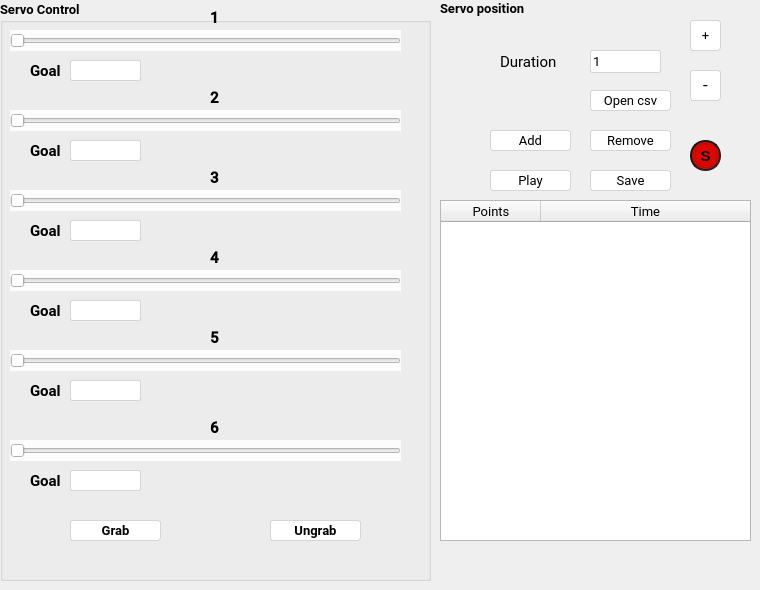
    <widget class="QWidget" name="tab">
     <attribute name="title">
      <string>Manual</string>
     </attribute>
     <widget class="QGroupBox" name="groupBox_3">
      <property name="geometry">
       <rect>
        <x>0</x>
        <y>0</y>
        <width>431</width>
        <height>581</height>
       </rect>
      </property>
      <property name="font">
       <font>
        <family>Roboto</family>
        <pointsize>10</pointsize>
        <weight>75</weight>
        <bold>true</bold>
       </font>
      </property>
      <property name="styleSheet">
       <string notr="true">QGroupBox {
    border: none;
	background-color: rgb(252, 252, 252);
}
```</string>
      </property>
      <property name="title">
       <string>Servo Control</string>
      </property>
      <widget class="QSlider" name="Slider_one">
       <property name="geometry">
        <rect>
         <x>10</x>
         <y>30</y>
         <width>391</width>
         <height>21</height>
        </rect>
       </property>
       <property name="sizePolicy">
        <sizepolicy hsizetype="Fixed" vsizetype="Fixed">
         <horstretch>0</horstretch>
         <verstretch>0</verstretch>
        </sizepolicy>
       </property>
       <property name="styleSheet">
        <string notr="true">background-color: rgb(252, 252, 252);</string>
       </property>
       <property name="maximum">
        <number>4000</number>
       </property>
       <property name="orientation">
        <enum>Qt::Horizontal</enum>
       </property>
      </widget>
      <widget class="QSlider" name="Slider_two">
       <property name="geometry">
        <rect>
         <x>10</x>
         <y>110</y>
         <width>391</width>
         <height>21</height>
        </rect>
       </property>
       <property name="styleSheet">
        <string notr="true">background-color: rgb(252, 252, 252);</string>
       </property>
       <property name="maximum">
        <number>4000</number>
       </property>
       <property name="orientation">
        <enum>Qt::Horizontal</enum>
       </property>
      </widget>
      <widget class="QSlider" name="Slider_four">
       <property name="geometry">
        <rect>
         <x>10</x>
         <y>270</y>
         <width>391</width>
         <height>21</height>
        </rect>
       </property>
       <property name="styleSheet">
        <string notr="true">background-color: rgb(252, 252, 252);</string>
       </property>
       <property name="maximum">
        <number>4000</number>
       </property>
       <property name="orientation">
        <enum>Qt::Horizontal</enum>
       </property>
      </widget>
      <widget class="QSlider" name="Slider_five">
       <property name="geometry">
        <rect>
         <x>10</x>
         <y>350</y>
         <width>391</width>
         <height>21</height>
        </rect>
       </property>
       <property name="styleSheet">
        <string notr="true">background-color: rgb(252, 252, 252);</string>
       </property>
       <property name="maximum">
        <number>4000</number>
       </property>
       <property name="orientation">
        <enum>Qt::Horizontal</enum>
       </property>
      </widget>
      <widget class="QSlider" name="Slider_three">
       <property name="geometry">
        <rect>
         <x>10</x>
         <y>190</y>
         <width>391</width>
         <height>21</height>
        </rect>
       </property>
       <property name="styleSheet">
        <string notr="true">background-color: rgb(252, 252, 252);</string>
       </property>
       <property name="maximum">
        <number>4000</number>
       </property>
       <property name="orientation">
        <enum>Qt::Horizontal</enum>
       </property>
      </widget>
      <widget class="QLabel" name="label_five">
       <property name="geometry">
        <rect>
         <x>210</x>
         <y>330</y>
         <width>41</width>
         <height>16</height>
        </rect>
       </property>
       <property name="sizePolicy">
        <sizepolicy hsizetype="Expanding" vsizetype="Expanding">
         <horstretch>0</horstretch>
         <verstretch>0</verstretch>
        </sizepolicy>
       </property>
       <property name="font">
        <font>
         <family>Roboto Medium</family>
         <pointsize>11</pointsize>
        </font>
       </property>
       <property name="text">
        <string>5</string>
       </property>
      </widget>
      <widget class="QLabel" name="label_one">
       <property name="geometry">
        <rect>
         <x>210</x>
         <y>10</y>
         <width>41</width>
         <height>16</height>
        </rect>
       </property>
       <property name="sizePolicy">
        <sizepolicy hsizetype="Expanding" vsizetype="Expanding">
         <horstretch>0</horstretch>
         <verstretch>0</verstretch>
        </sizepolicy>
       </property>
       <property name="font">
        <font>
         <family>Roboto Medium</family>
         <pointsize>11</pointsize>
        </font>
       </property>
       <property name="text">
        <string>1</string>
       </property>
      </widget>
      <widget class="QLabel" name="label_two">
       <property name="geometry">
        <rect>
         <x>210</x>
         <y>90</y>
         <width>41</width>
         <height>16</height>
        </rect>
       </property>
       <property name="sizePolicy">
        <sizepolicy hsizetype="Expanding" vsizetype="Expanding">
         <horstretch>0</horstretch>
         <verstretch>0</verstretch>
        </sizepolicy>
       </property>
       <property name="font">
        <font>
         <family>Roboto Medium</family>
         <pointsize>11</pointsize>
        </font>
       </property>
       <property name="text">
        <string>2</string>
       </property>
      </widget>
      <widget class="QLabel" name="label_three">
       <property name="geometry">
        <rect>
         <x>210</x>
         <y>170</y>
         <width>41</width>
         <height>16</height>
        </rect>
       </property>
       <property name="sizePolicy">
        <sizepolicy hsizetype="Expanding" vsizetype="Expanding">
         <horstretch>0</horstretch>
         <verstretch>0</verstretch>
        </sizepolicy>
       </property>
       <property name="font">
        <font>
         <family>Roboto Medium</family>
         <pointsize>11</pointsize>
        </font>
       </property>
       <property name="text">
        <string>3</string>
       </property>
      </widget>
      <widget class="QLabel" name="label_four">
       <property name="geometry">
        <rect>
         <x>210</x>
         <y>250</y>
         <width>41</width>
         <height>16</height>
        </rect>
       </property>
       <property name="sizePolicy">
        <sizepolicy hsizetype="Expanding" vsizetype="Expanding">
         <horstretch>0</horstretch>
         <verstretch>0</verstretch>
        </sizepolicy>
       </property>
       <property name="font">
        <font>
         <family>Roboto Medium</family>
         <pointsize>11</pointsize>
        </font>
       </property>
       <property name="text">
        <string>4</string>
       </property>
      </widget>
      <widget class="QLabel" name="labelGoal_one">
       <property name="geometry">
        <rect>
         <x>30</x>
         <y>60</y>
         <width>41</width>
         <height>21</height>
        </rect>
       </property>
       <property name="sizePolicy">
        <sizepolicy hsizetype="Expanding" vsizetype="Expanding">
         <horstretch>0</horstretch>
         <verstretch>0</verstretch>
        </sizepolicy>
       </property>
       <property name="minimumSize">
        <size>
         <width>41</width>
         <height>21</height>
        </size>
       </property>
       <property name="font">
        <font>
         <family>Roboto</family>
         <pointsize>11</pointsize>
        </font>
       </property>
       <property name="text">
        <string>Goal</string>
       </property>
       <property name="textFormat">
        <enum>Qt::AutoText</enum>
       </property>
      </widget>
      <widget class="QLabel" name="labelGoal_two">
       <property name="geometry">
        <rect>
         <x>30</x>
         <y>140</y>
         <width>41</width>
         <height>21</height>
        </rect>
       </property>
       <property name="sizePolicy">
        <sizepolicy hsizetype="Expanding" vsizetype="Expanding">
         <horstretch>0</horstretch>
         <verstretch>0</verstretch>
        </sizepolicy>
       </property>
       <property name="minimumSize">
        <size>
         <width>41</width>
         <height>21</height>
        </size>
       </property>
       <property name="font">
        <font>
         <family>Roboto</family>
         <pointsize>11</pointsize>
        </font>
       </property>
       <property name="text">
        <string>Goal</string>
       </property>
       <property name="textFormat">
        <enum>Qt::AutoText</enum>
       </property>
      </widget>
      <widget class="QLabel" name="labelGoal_three">
       <property name="geometry">
        <rect>
         <x>30</x>
         <y>220</y>
         <width>41</width>
         <height>21</height>
        </rect>
       </property>
       <property name="sizePolicy">
        <sizepolicy hsizetype="Expanding" vsizetype="Expanding">
         <horstretch>0</horstretch>
         <verstretch>0</verstretch>
        </sizepolicy>
       </property>
       <property name="minimumSize">
        <size>
         <width>41</width>
         <height>21</height>
        </size>
       </property>
       <property name="font">
        <font>
         <family>Roboto</family>
         <pointsize>11</pointsize>
        </font>
       </property>
       <property name="text">
        <string>Goal</string>
       </property>
       <property name="textFormat">
        <enum>Qt::AutoText</enum>
       </property>
      </widget>
      <widget class="QLabel" name="labelGoal_four">
       <property name="geometry">
        <rect>
         <x>30</x>
         <y>300</y>
         <width>41</width>
         <height>21</height>
        </rect>
       </property>
       <property name="sizePolicy">
        <sizepolicy hsizetype="Expanding" vsizetype="Expanding">
         <horstretch>0</horstretch>
         <verstretch>0</verstretch>
        </sizepolicy>
       </property>
       <property name="minimumSize">
        <size>
         <width>41</width>
         <height>21</height>
        </size>
       </property>
       <property name="font">
        <font>
         <family>Roboto</family>
         <pointsize>11</pointsize>
        </font>
       </property>
       <property name="text">
        <string>Goal</string>
       </property>
       <property name="textFormat">
        <enum>Qt::AutoText</enum>
       </property>
      </widget>
      <widget class="QLabel" name="labelGoal_five">
       <property name="geometry">
        <rect>
         <x>30</x>
         <y>380</y>
         <width>41</width>
         <height>21</height>
        </rect>
       </property>
       <property name="sizePolicy">
        <sizepolicy hsizetype="Expanding" vsizetype="Expanding">
         <horstretch>0</horstretch>
         <verstretch>0</verstretch>
        </sizepolicy>
       </property>
       <property name="minimumSize">
        <size>
         <width>41</width>
         <height>21</height>
        </size>
       </property>
       <property name="font">
        <font>
         <family>Roboto</family>
         <pointsize>11</pointsize>
        </font>
       </property>
       <property name="text">
        <string>Goal</string>
       </property>
       <property name="textFormat">
        <enum>Qt::AutoText</enum>
       </property>
      </widget>
      <widget class="QLineEdit" name="Goal_one">
       <property name="geometry">
        <rect>
         <x>70</x>
         <y>60</y>
         <width>71</width>
         <height>21</height>
        </rect>
       </property>
       <property name="sizePolicy">
        <sizepolicy hsizetype="Expanding" vsizetype="Expanding">
         <horstretch>0</horstretch>
         <verstretch>0</verstretch>
        </sizepolicy>
       </property>
       <property name="font">
        <font>
         <family>Roboto</family>
         <pointsize>10</pointsize>
        </font>
       </property>
       <property name="styleSheet">
        <string notr="true">QLineEdit {
    border: 1px solid rgb(213, 213, 213);
   	border-radius: 2px; 
	background-color: rgb(255, 255, 255);
}
	
</string>
       </property>
      </widget>
      <widget class="QLineEdit" name="Goal_two">
       <property name="geometry">
        <rect>
         <x>70</x>
         <y>140</y>
         <width>71</width>
         <height>21</height>
        </rect>
       </property>
       <property name="sizePolicy">
        <sizepolicy hsizetype="Expanding" vsizetype="Expanding">
         <horstretch>0</horstretch>
         <verstretch>0</verstretch>
        </sizepolicy>
       </property>
       <property name="font">
        <font>
         <family>Roboto</family>
         <pointsize>10</pointsize>
        </font>
       </property>
       <property name="styleSheet">
        <string notr="true">QLineEdit {
    border: 1px solid rgb(213, 213, 213);
   	border-radius: 2px; 
	background-color: rgb(255, 255, 255);
}
	
</string>
       </property>
      </widget>
      <widget class="QLineEdit" name="Goal_three">
       <property name="geometry">
        <rect>
         <x>70</x>
         <y>220</y>
         <width>71</width>
         <height>21</height>
        </rect>
       </property>
       <property name="sizePolicy">
        <sizepolicy hsizetype="Expanding" vsizetype="Expanding">
         <horstretch>0</horstretch>
         <verstretch>0</verstretch>
        </sizepolicy>
       </property>
       <property name="font">
        <font>
         <family>Roboto</family>
         <pointsize>10</pointsize>
        </font>
       </property>
       <property name="styleSheet">
        <string notr="true">QLineEdit {
    border: 1px solid rgb(213, 213, 213);
   	border-radius: 2px; 
	background-color: rgb(255, 255, 255);
}
	
</string>
       </property>
      </widget>
      <widget class="QLineEdit" name="Goal_four">
       <property name="geometry">
        <rect>
         <x>70</x>
         <y>300</y>
         <width>71</width>
         <height>21</height>
        </rect>
       </property>
       <property name="sizePolicy">
        <sizepolicy hsizetype="Expanding" vsizetype="Expanding">
         <horstretch>0</horstretch>
         <verstretch>0</verstretch>
        </sizepolicy>
       </property>
       <property name="font">
        <font>
         <family>Roboto</family>
         <pointsize>10</pointsize>
        </font>
       </property>
       <property name="styleSheet">
        <string notr="true">QLineEdit {
    border: 1px solid rgb(213, 213, 213);
   	border-radius: 2px; 
	background-color: rgb(255, 255, 255);
}
	
</string>
       </property>
      </widget>
      <widget class="QLineEdit" name="Goal_five">
       <property name="geometry">
        <rect>
         <x>70</x>
         <y>380</y>
         <width>71</width>
         <height>21</height>
        </rect>
       </property>
       <property name="sizePolicy">
        <sizepolicy hsizetype="Expanding" vsizetype="Expanding">
         <horstretch>0</horstretch>
         <verstretch>0</verstretch>
        </sizepolicy>
       </property>
       <property name="font">
        <font>
         <family>Roboto</family>
         <pointsize>10</pointsize>
        </font>
       </property>
       <property name="styleSheet">
        <string notr="true">QLineEdit {
    border: 1px solid rgb(213, 213, 213);
   	border-radius: 2px; 
	background-color: rgb(255, 255, 255);
}
	
</string>
       </property>
      </widget>
      <widget class="QSlider" name="Slider_six">
       <property name="geometry">
        <rect>
         <x>10</x>
         <y>440</y>
         <width>391</width>
         <height>21</height>
        </rect>
       </property>
       <property name="styleSheet">
        <string notr="true">background-color: rgb(252, 252, 252);</string>
       </property>
       <property name="maximum">
        <number>4000</number>
       </property>
       <property name="orientation">
        <enum>Qt::Horizontal</enum>
       </property>
      </widget>
      <widget class="QLabel" name="label_six">
       <property name="geometry">
        <rect>
         <x>210</x>
         <y>420</y>
         <width>41</width>
         <height>16</height>
        </rect>
       </property>
       <property name="sizePolicy">
        <sizepolicy hsizetype="Expanding" vsizetype="Expanding">
         <horstretch>0</horstretch>
         <verstretch>0</verstretch>
        </sizepolicy>
       </property>
       <property name="font">
        <font>
         <family>Roboto Medium</family>
         <pointsize>11</pointsize>
        </font>
       </property>
       <property name="text">
        <string>6</string>
       </property>
      </widget>
      <widget class="QLabel" name="labelGoal_six">
       <property name="geometry">
        <rect>
         <x>30</x>
         <y>470</y>
         <width>41</width>
         <height>21</height>
        </rect>
       </property>
       <property name="sizePolicy">
        <sizepolicy hsizetype="Expanding" vsizetype="Expanding">
         <horstretch>0</horstretch>
         <verstretch>0</verstretch>
        </sizepolicy>
       </property>
       <property name="minimumSize">
        <size>
         <width>41</width>
         <height>21</height>
        </size>
       </property>
       <property name="font">
        <font>
         <family>Roboto</family>
         <pointsize>11</pointsize>
        </font>
       </property>
       <property name="text">
        <string>Goal</string>
       </property>
       <property name="textFormat">
        <enum>Qt::AutoText</enum>
       </property>
      </widget>
      <widget class="QLineEdit" name="Goal_six">
       <property name="geometry">
        <rect>
         <x>70</x>
         <y>470</y>
         <width>71</width>
         <height>21</height>
        </rect>
       </property>
       <property name="sizePolicy">
        <sizepolicy hsizetype="Expanding" vsizetype="Expanding">
         <horstretch>0</horstretch>
         <verstretch>0</verstretch>
        </sizepolicy>
       </property>
       <property name="font">
        <font>
         <family>Roboto</family>
         <pointsize>10</pointsize>
        </font>
       </property>
       <property name="styleSheet">
        <string notr="true">QLineEdit {
    border: 1px solid rgb(213, 213, 213);
   	border-radius: 2px; 
	background-color: rgb(255, 255, 255);
}
	
</string>
       </property>
      </widget>
      <widget class="QPushButton" name="ButtonGRAB">
       <property name="geometry">
        <rect>
         <x>70</x>
         <y>520</y>
         <width>91</width>
         <height>21</height>
        </rect>
       </property>
       <property name="sizePolicy">
        <sizepolicy hsizetype="Expanding" vsizetype="Expanding">
         <horstretch>0</horstretch>
         <verstretch>0</verstretch>
        </sizepolicy>
       </property>
       <property name="font">
        <font>
         <family>Roboto</family>
         <pointsize>10</pointsize>
        </font>
       </property>
       <property name="styleSheet">
        <string notr="true">QPushButton {
    border: 1px solid rgb(213, 213, 213);
    border-radius: 3px; 
	background-color: rgb(255, 255, 255);
}
	
QPushButton:hover {
    background-color: rgba(0, 0, 0, 0.1);
}</string>
       </property>
       <property name="text">
        <string>Grab</string>
       </property>
       <property name="autoDefault">
        <bool>true</bool>
       </property>
      </widget>
      <widget class="QPushButton" name="ButtonUNGRAB">
       <property name="geometry">
        <rect>
         <x>270</x>
         <y>520</y>
         <width>91</width>
         <height>21</height>
        </rect>
       </property>
       <property name="sizePolicy">
        <sizepolicy hsizetype="Expanding" vsizetype="Expanding">
         <horstretch>0</horstretch>
         <verstretch>0</verstretch>
        </sizepolicy>
       </property>
       <property name="font">
        <font>
         <family>Roboto</family>
         <pointsize>10</pointsize>
        </font>
       </property>
       <property name="styleSheet">
        <string notr="true">QPushButton {
    border: 1px solid rgb(213, 213, 213);
    border-radius: 3px; 
	background-color: rgb(255, 255, 255);
}
	
QPushButton:hover {
    background-color: rgba(0, 0, 0, 0.1);
}</string>
       </property>
       <property name="text">
        <string>Ungrab</string>
       </property>
       <property name="autoDefault">
        <bool>true</bool>
       </property>
      </widget>
     </widget>
     <widget class="QLabel" name="ServoPosition">
      <property name="geometry">
       <rect>
        <x>440</x>
        <y>0</y>
        <width>251</width>
        <height>16</height>
       </rect>
      </property>
      <property name="font">
       <font>
        <family>Roboto</family>
        <pointsize>10</pointsize>
        <weight>75</weight>
        <bold>true</bold>
       </font>
      </property>
      <property name="text">
       <string>Servo position</string>
      </property>
     </widget>
     <widget class="QLineEdit" name="durationValue">
      <property name="geometry">
       <rect>
        <x>590</x>
        <y>50</y>
        <width>71</width>
        <height>23</height>
       </rect>
      </property>
      <property name="sizePolicy">
       <sizepolicy hsizetype="Expanding" vsizetype="Expanding">
        <horstretch>0</horstretch>
        <verstretch>0</verstretch>
       </sizepolicy>
      </property>
      <property name="font">
       <font>
        <family>Roboto</family>
        <pointsize>10</pointsize>
       </font>
      </property>
      <property name="styleSheet">
       <string notr="true">QLineEdit {
    border: 1px solid rgb(213, 213, 213);
   	border-radius: 2px; 
	background-color: rgb(255, 255, 255);
}
	
</string>
      </property>
      <property name="text">
       <string>1</string>
      </property>
     </widget>
     <widget class="QLabel" name="labelGoal_11">
      <property name="geometry">
       <rect>
        <x>500</x>
        <y>50</y>
        <width>71</width>
        <height>23</height>
       </rect>
      </property>
      <property name="sizePolicy">
       <sizepolicy hsizetype="Expanding" vsizetype="Expanding">
        <horstretch>0</horstretch>
        <verstretch>0</verstretch>
       </sizepolicy>
      </property>
      <property name="font">
       <font>
        <family>Roboto</family>
        <pointsize>11</pointsize>
        <weight>50</weight>
        <bold>false</bold>
       </font>
      </property>
      <property name="text">
       <string>Duration</string>
      </property>
      <property name="textFormat">
       <enum>Qt::AutoText</enum>
      </property>
     </widget>
     <widget class="QPushButton" name="ButtonPlus">
      <property name="geometry">
       <rect>
        <x>690</x>
        <y>20</y>
        <width>31</width>
        <height>31</height>
       </rect>
      </property>
      <property name="sizePolicy">
       <sizepolicy hsizetype="Expanding" vsizetype="Expanding">
        <horstretch>0</horstretch>
        <verstretch>0</verstretch>
       </sizepolicy>
      </property>
      <property name="font">
       <font>
        <family>Roboto</family>
        <pointsize>10</pointsize>
       </font>
      </property>
      <property name="styleSheet">
       <string notr="true">QPushButton {
    border: 1px solid rgb(213, 213, 213);
    border-radius: 3px; 
	background-color: rgb(255, 255, 255);
}
	
QPushButton:hover {
    background-color: rgba(0, 0, 0, 0.1);
}</string>
      </property>
      <property name="text">
       <string>+</string>
      </property>
      <property name="autoDefault">
       <bool>true</bool>
      </property>
     </widget>
     <widget class="QPushButton" name="ButtonMinus">
      <property name="geometry">
       <rect>
        <x>690</x>
        <y>70</y>
        <width>31</width>
        <height>31</height>
       </rect>
      </property>
      <property name="sizePolicy">
       <sizepolicy hsizetype="Expanding" vsizetype="Expanding">
        <horstretch>0</horstretch>
        <verstretch>0</verstretch>
       </sizepolicy>
      </property>
      <property name="font">
       <font>
        <family>Roboto</family>
        <pointsize>13</pointsize>
       </font>
      </property>
      <property name="styleSheet">
       <string notr="true">QPushButton {
    border: 1px solid rgb(213, 213, 213);
    border-radius: 3px; 
	background-color: rgb(255, 255, 255);
}
	
QPushButton:hover {
    background-color: rgba(0, 0, 0, 0.1);
}</string>
      </property>
      <property name="text">
       <string>-</string>
      </property>
      <property name="autoDefault">
       <bool>true</bool>
      </property>
     </widget>
     <widget class="QPushButton" name="ButtonAdd">
      <property name="geometry">
       <rect>
        <x>490</x>
        <y>130</y>
        <width>81</width>
        <height>21</height>
       </rect>
      </property>
      <property name="sizePolicy">
       <sizepolicy hsizetype="Expanding" vsizetype="Expanding">
        <horstretch>0</horstretch>
        <verstretch>0</verstretch>
       </sizepolicy>
      </property>
      <property name="font">
       <font>
        <family>Roboto</family>
        <pointsize>10</pointsize>
       </font>
      </property>
      <property name="styleSheet">
       <string notr="true">QPushButton {
    border: 1px solid rgb(213, 213, 213);
    border-radius: 3px; 
	background-color: rgb(255, 255, 255);
}
QPushButton:hover {
    background-color: rgba(0, 0, 0, 0.1);
}
	
</string>
      </property>
      <property name="text">
       <string>Add</string>
      </property>
      <property name="autoDefault">
       <bool>true</bool>
      </property>
     </widget>
     <widget class="QPushButton" name="ButtonPlay">
      <property name="geometry">
       <rect>
        <x>490</x>
        <y>170</y>
        <width>81</width>
        <height>21</height>
       </rect>
      </property>
      <property name="sizePolicy">
       <sizepolicy hsizetype="Expanding" vsizetype="Expanding">
        <horstretch>0</horstretch>
        <verstretch>0</verstretch>
       </sizepolicy>
      </property>
      <property name="font">
       <font>
        <family>Roboto</family>
        <pointsize>10</pointsize>
       </font>
      </property>
      <property name="styleSheet">
       <string notr="true">QPushButton {
    border: 1px solid rgb(213, 213, 213);
    border-radius: 3px; 
	background-color: rgb(255, 255, 255);
}
	QPushButton:hover {
    background-color: rgba(0, 0, 0, 0.1);
}
</string>
      </property>
      <property name="text">
       <string>Play</string>
      </property>
      <property name="autoDefault">
       <bool>true</bool>
      </property>
     </widget>
     <widget class="QPushButton" name="ButtonRemove">
      <property name="geometry">
       <rect>
        <x>590</x>
        <y>130</y>
        <width>81</width>
        <height>21</height>
       </rect>
      </property>
      <property name="sizePolicy">
       <sizepolicy hsizetype="Expanding" vsizetype="Expanding">
        <horstretch>0</horstretch>
        <verstretch>0</verstretch>
       </sizepolicy>
      </property>
      <property name="font">
       <font>
        <family>Roboto</family>
        <pointsize>10</pointsize>
       </font>
      </property>
      <property name="styleSheet">
       <string notr="true">QPushButton {
    border: 1px solid rgb(213, 213, 213);
    border-radius: 3px; 
	background-color: rgb(255, 255, 255);
}
	
QPushButton:hover {
    background-color: rgba(0, 0, 0, 0.1);
}</string>
      </property>
      <property name="text">
       <string>Remove</string>
      </property>
      <property name="autoDefault">
       <bool>true</bool>
      </property>
     </widget>
     <widget class="QTableWidget" name="servPos">
      <property name="geometry">
       <rect>
        <x>440</x>
        <y>200</y>
        <width>311</width>
        <height>341</height>
       </rect>
      </property>
      <property name="sizePolicy">
       <sizepolicy hsizetype="Fixed" vsizetype="Fixed">
        <horstretch>0</horstretch>
        <verstretch>0</verstretch>
       </sizepolicy>
      </property>
      <property name="font">
       <font>
        <family>Roboto</family>
        <pointsize>10</pointsize>
       </font>
      </property>
      <property name="styleSheet">
       <string notr="true">QTableWidget {
    border: none;
	background-color: rgb(252, 252, 252);
}
```</string>
      </property>
      <attribute name="horizontalHeaderStretchLastSection">
       <bool>true</bool>
      </attribute>
      <column>
       <property name="text">
        <string>Points</string>
       </property>
       <property name="font">
        <font>
         <family>Roboto</family>
         <pointsize>10</pointsize>
        </font>
       </property>
      </column>
      <column>
       <property name="text">
        <string>Time</string>
       </property>
       <property name="font">
        <font>
         <family>Roboto</family>
         <pointsize>10</pointsize>
        </font>
       </property>
      </column>
     </widget>
     <widget class="QPushButton" name="ButtonSave">
      <property name="geometry">
       <rect>
        <x>590</x>
        <y>170</y>
        <width>81</width>
        <height>21</height>
       </rect>
      </property>
      <property name="sizePolicy">
       <sizepolicy hsizetype="Expanding" vsizetype="Expanding">
        <horstretch>0</horstretch>
        <verstretch>0</verstretch>
       </sizepolicy>
      </property>
      <property name="font">
       <font>
        <family>Roboto</family>
        <pointsize>10</pointsize>
       </font>
      </property>
      <property name="styleSheet">
       <string notr="true">QPushButton {
    border: 1px solid rgb(213, 213, 213);
    border-radius: 3px; 
	background-color: rgb(255, 255, 255);
}
	QPushButton:hover {
    background-color: rgba(0, 0, 0, 0.1);
}
</string>
      </property>
      <property name="text">
       <string>Save</string>
      </property>
      <property name="autoDefault">
       <bool>true</bool>
      </property>
     </widget>
     <widget class="QPushButton" name="ButtonOPEN_file">
      <property name="geometry">
       <rect>
        <x>590</x>
        <y>90</y>
        <width>81</width>
        <height>21</height>
       </rect>
      </property>
      <property name="sizePolicy">
       <sizepolicy hsizetype="Expanding" vsizetype="Expanding">
        <horstretch>0</horstretch>
        <verstretch>0</verstretch>
       </sizepolicy>
      </property>
      <property name="font">
       <font>
        <family>Roboto</family>
        <pointsize>10</pointsize>
       </font>
      </property>
      <property name="styleSheet">
       <string notr="true">QPushButton {
    border: 1px solid rgb(213, 213, 213);
    border-radius: 3px; 
	background-color: rgb(255, 255, 255);
}
	
QPushButton:hover {
    background-color: rgba(0, 0, 0, 0.1);
}</string>
      </property>
      <property name="text">
       <string>Open csv</string>
      </property>
      <property name="autoDefault">
       <bool>true</bool>
      </property>
     </widget>
     <widget class="QPushButton" name="ButtonSTOP">
      <property name="geometry">
       <rect>
        <x>690</x>
        <y>140</y>
        <width>31</width>
        <height>31</height>
       </rect>
      </property>
      <property name="styleSheet">
       <string notr="true">QPushButton {
    border-radius: 15px;
	background-color: qradialgradient(cx:0.5, cy:0.5, radius: 1, fx:0.5, fy:0.5, stop:0 red, stop:1 #851603);
    border-width: 2px;
    border-radius: 15px;
    border-color: #18181a;
    font: bold 14px;
    padding: 6px;
    font-size: 15px;
	background-color: qlineargradient(x1: 0, y1: 0, x2: 0, y2: 1,
                                      stop: 0 #ff0000, stop: 1 #851603);
	border-style: inset;
}
QPushButton:hover {
    background-color: qradialgradient(cx:0.5, cy:0.5, radius: 1, fx:0.5, fy:0.5, stop:0 #918e8e, stop:1 red);
}
QPushButton:pressed {
    background-color: qradialgradient(cx:0.5, cy:0.5, radius: 1, fx:0.5, fy:0.5, stop:0 #918e8e, stop:1 red);
    border-style: inset;
}</string>
      </property>
      <property name="text">
       <string>S</string>
      </property>
     </widget>
    </widget>
